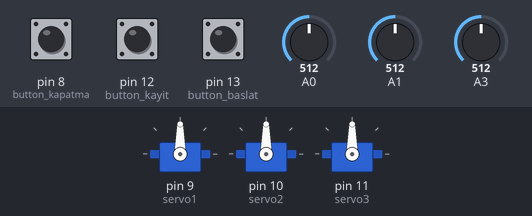
Simulated run of this sketch. Board: Arduino Uno, built with avr-gcc and run on an emulated ATmega328P. Shown: 3 × servo. The test bench sets the inputs (shaded band); at power-on: A0 = 512, A1 = 512, A3 = 512, pin 13 (button_baslat) LOW, pin 8 (button_kapatma) LOW, pin 12 (button_kayit) LOW.

Above: at 1.2 s.
1.3 s: A0 set to 716
At 2.5 s:
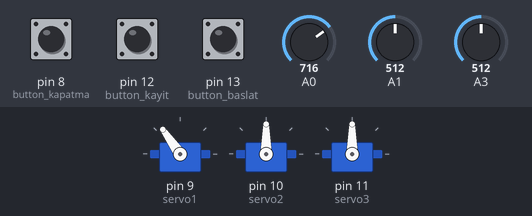
2.8 s: A1 set to 716
At 3.7 s:
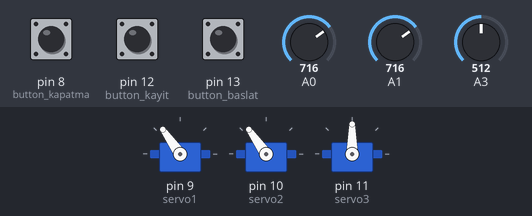
4.3 s: A3 set to 716
At 4.8 s:
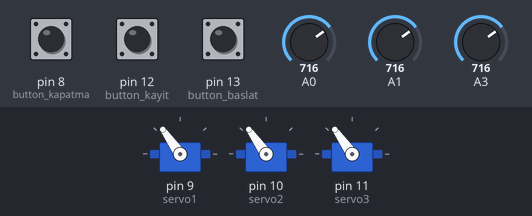
5.8 s: pin 13 (button_baslat) pulled HIGH for 0.15 s
At 7.1 s:
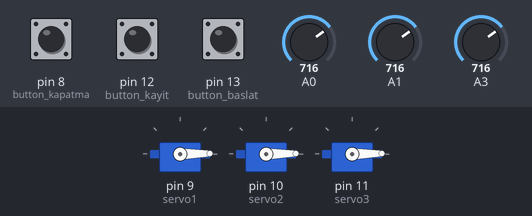
Timing chart, 0 to 8.4 s (numbered marks = the images above; inputs shaded):
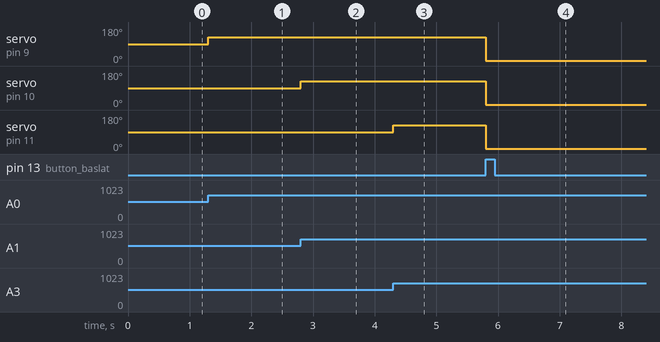

The sketch:

3-SERVOMOTOR.ino
```cpp
#include <Servo.h> //servo motor kütüphanesini dahil ettik
Servo servo1; //servo motor oluşturduk
Servo servo2;
Servo servo3;

int deger0;
int deger1;
int deger3;

int derece0;
int derece1;
int derece3;


int i ;
const int button_kayit = 12;
const int button_baslat = 13;
const int button_kapatma = 8;
int button_kayit_deger = 0;
boolean button_baslat_deger = false;

int servo1Poskayit[] = {1,1,1,1,1};
int servo2Poskayit[] = {1,1,1,1,1};
int servo3Poskayit[] = {1,1,1,1,1};


void setup() {
   servo1.attach(9); //servo1 motorunun 6.pine bağlı
   servo2.attach(10); //servo1 motorunun 7.pine bağlı
   servo3.attach(11); //servo1 motorunun 8.pine bağlı

  pinMode(button_kayit, INPUT);
  pinMode(button_baslat, INPUT);
  pinMode(button_kapatma, INPUT);
  Serial.begin(9600);

}

void loop() {
analogRead(A0);
analogRead(A1);
analogRead(A3);

deger0=analogRead(A0);
derece0=map(deger0,0,1023,0,180);

deger1=analogRead(A1);
derece1=map(deger1,0,1023,0,180);

deger3=analogRead(A3);
derece3=map(deger3,0,1023,0,180);


servo1.write(derece0);
servo2.write(derece1);
servo3.write(derece3);


if(digitalRead(button_kayit)==HIGH){

    button_kayit_deger ++ ;
delay(300);
    switch(button_kayit_deger){
      case 1:
        servo1Poskayit[0] = derece0;
        servo2Poskayit[0] = derece1;
        servo3Poskayit[0] = derece3;

        Serial.println("Pos 1 Kayit");
        break;

      case 2:
         servo1Poskayit[1] = derece0;
         servo2Poskayit[1] = derece1;
         servo3Poskayit[1] = derece3;

         Serial.println("Pos 2 Kayit");
         break;

      case 3:
         servo1Poskayit[2] = derece0;
         servo2Poskayit[2] = derece1;
         servo3Poskayit[2] = derece3;

         Serial.println("Pos 3 Kayit");
         break;

       case 4:
         servo1Poskayit[3] = derece0;
         servo2Poskayit[3] = derece1;
         servo3Poskayit[3] = derece3;

         Serial.println("Pos 4 Kayit");
         break;

       case 5:
         servo1Poskayit[4] = derece0;
         servo2Poskayit[4] = derece1;
         servo3Poskayit[4] = derece3;

         Serial.println("Pos 5 Kayit");
         break;
    }
  }

  if(digitalRead(button_baslat) == HIGH )
  {
 while(1){
  if(servo1Poskayit[0]>0 && servo2Poskayit[0]>0 && servo3Poskayit[0]>0){
        servo1.write(servo1Poskayit[0]);
        servo2.write(servo2Poskayit[0]);
        servo3.write(servo3Poskayit[0]);
        delay(300);}
        if(digitalRead(button_kapatma) == HIGH ) break;

   if(servo1Poskayit[1]>0 && servo2Poskayit[1]>0 && servo3Poskayit[1]>0){
        servo1.write(servo1Poskayit[1]);
        servo2.write(servo2Poskayit[1]);
        servo3.write(servo3Poskayit[1]);
        delay(300);   }
   if(digitalRead(button_kapatma) == HIGH ) break;

   if(servo1Poskayit[2]>0 && servo2Poskayit[2]>0 && servo3Poskayit[2]>0){
        servo1.write(servo1Poskayit[2]);
        servo2.write(servo2Poskayit[2]);
        servo3.write(servo3Poskayit[2]);
        delay(300);}
        if(digitalRead(button_kapatma) == HIGH ) break;

  if(servo1Poskayit[3]>0 && servo2Poskayit[3]>0 && servo3Poskayit[3]>0){
        servo1.write(servo1Poskayit[3]);
        servo2.write(servo2Poskayit[3]);
        servo3.write(servo3Poskayit[3]);
         delay(300); }
        if(digitalRead(button_kapatma) == HIGH ) break;

  if(servo1Poskayit[4]>0 && servo2Poskayit[4]>0 && servo3Poskayit[4]>0){
        servo1.write(servo1Poskayit[4]);
        servo2.write(servo2Poskayit[4]);
        servo3.write(servo3Poskayit[4]);
         delay(300); }
   if(digitalRead(button_kapatma) == HIGH ) break;

}
button_kayit_deger = 0;
 servo1Poskayit[4]=0; servo2Poskayit[4]=0; servo3Poskayit[4]= 0;
 servo1Poskayit[3]=0; servo2Poskayit[3]=0; servo3Poskayit[3]= 0;
 servo1Poskayit[2]=0; servo2Poskayit[2]=0; servo3Poskayit[2]= 0;
 servo1Poskayit[1]=0; servo2Poskayit[1]=0; servo3Poskayit[1]= 0;
 servo1Poskayit[0]=0; servo2Poskayit[0]=0; servo3Poskayit[0]= 0;
}
}
```

Measured:
- after the input at 1.3 s, servo on pin 9 (servo1): 90° → 125° at once
- after the input at 2.8 s, servo on pin 10 (servo2): 90° → 125° at once
- after the input at 4.3 s, servo on pin 11 (servo3): 90° → 125° at once
- after the input at 5.8 s, servo on pin 9 (servo1), servo on pin 10 (servo2), servo on pin 11 (servo3): 125° → 1° at once
